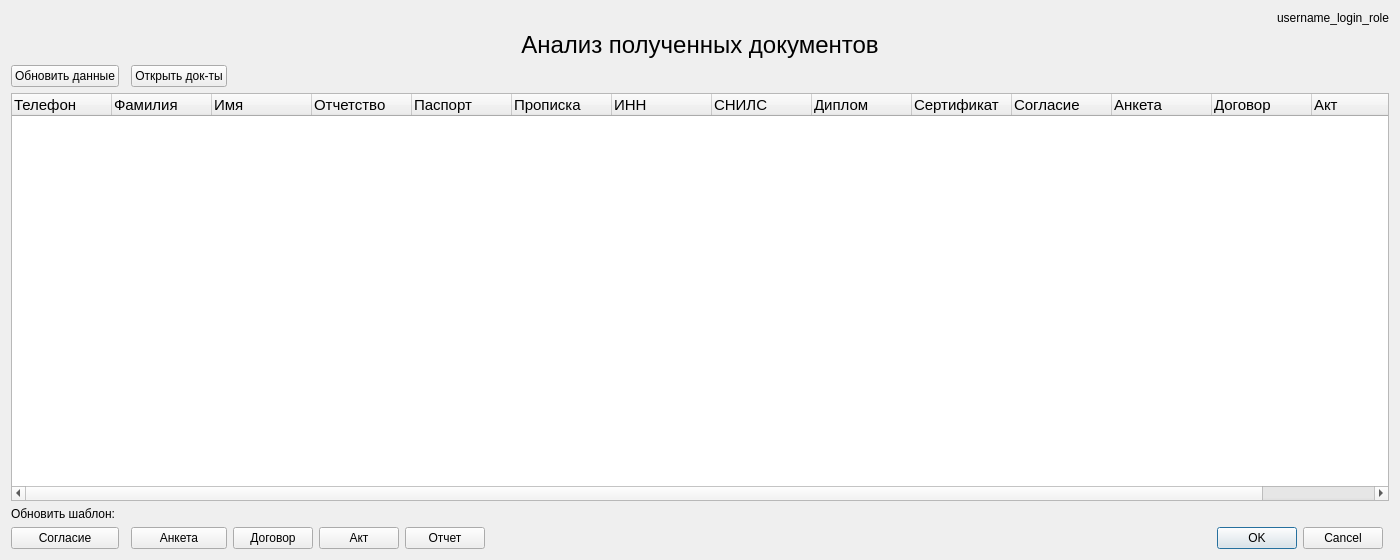
<?xml version="1.0" encoding="UTF-8"?>
<ui version="4.0">
 <class>Analisis_docs</class>
 <widget class="QDialog" name="Analisis_docs">
  <property name="geometry">
   <rect>
    <x>0</x>
    <y>0</y>
    <width>1400</width>
    <height>560</height>
   </rect>
  </property>
  <property name="windowTitle">
   <string>Логистик</string>
  </property>
  <layout class="QGridLayout" name="gridLayout">
   <item row="7" column="0" colspan="9">
    <widget class="QTreeWidget" name="treeWidget_analysis">
     <property name="font">
      <font>
       <pointsize>11</pointsize>
      </font>
     </property>
     <column>
      <property name="text">
       <string>Телефон</string>
      </property>
     </column>
     <column>
      <property name="text">
       <string>Фамилия</string>
      </property>
     </column>
     <column>
      <property name="text">
       <string>Имя</string>
      </property>
     </column>
     <column>
      <property name="text">
       <string>Отчетство</string>
      </property>
     </column>
     <column>
      <property name="text">
       <string>Паспорт</string>
      </property>
     </column>
     <column>
      <property name="text">
       <string>Прописка</string>
      </property>
     </column>
     <column>
      <property name="text">
       <string>ИНН</string>
      </property>
     </column>
     <column>
      <property name="text">
       <string>СНИЛС</string>
      </property>
     </column>
     <column>
      <property name="text">
       <string>Диплом</string>
      </property>
     </column>
     <column>
      <property name="text">
       <string>Сертификат</string>
      </property>
     </column>
     <column>
      <property name="text">
       <string>Согласие</string>
      </property>
     </column>
     <column>
      <property name="text">
       <string>Анкета</string>
      </property>
     </column>
     <column>
      <property name="text">
       <string>Договор</string>
      </property>
     </column>
     <column>
      <property name="text">
       <string>Акт</string>
      </property>
     </column>
     <column>
      <property name="text">
       <string>Отчет</string>
      </property>
     </column>
    </widget>
   </item>
   <item row="9" column="8">
    <layout class="QFormLayout" name="formLayout"/>
   </item>
   <item row="1" column="0" colspan="9">
    <widget class="QLabel" name="label_username_login_role">
     <property name="text">
      <string>username_login_role</string>
     </property>
     <property name="alignment">
      <set>Qt::AlignRight|Qt::AlignTrailing|Qt::AlignVCenter</set>
     </property>
    </widget>
   </item>
   <item row="6" column="0">
    <widget class="QPushButton" name="pushButton_update_table">
     <property name="text">
      <string>Обновить данные</string>
     </property>
    </widget>
   </item>
   <item row="6" column="2">
    <widget class="QPushButton" name="pushButton_open_analisis_doc">
     <property name="text">
      <string>Открыть док-ты</string>
     </property>
    </widget>
   </item>
   <item row="9" column="2">
    <widget class="QPushButton" name="pushButton_template_survey">
     <property name="text">
      <string>Анкета</string>
     </property>
    </widget>
   </item>
   <item row="9" column="3">
    <widget class="QPushButton" name="pushButton_template_contract">
     <property name="text">
      <string>Договор</string>
     </property>
    </widget>
   </item>
   <item row="8" column="0">
    <widget class="QLabel" name="label_update_temlate">
     <property name="text">
      <string>Обновить шаблон:</string>
     </property>
    </widget>
   </item>
   <item row="9" column="0">
    <widget class="QPushButton" name="pushButton_template_agreement">
     <property name="text">
      <string>Согласие</string>
     </property>
    </widget>
   </item>
   <item row="9" column="4">
    <widget class="QPushButton" name="pushButton_template_act">
     <property name="text">
      <string>Акт</string>
     </property>
    </widget>
   </item>
   <item row="9" column="5">
    <widget class="QPushButton" name="pushButton_template_report">
     <property name="text">
      <string>Отчет</string>
     </property>
    </widget>
   </item>
   <item row="9" column="6">
    <spacer name="horizontalSpacer">
     <property name="orientation">
      <enum>Qt::Horizontal</enum>
     </property>
     <property name="sizeHint" stdset="0">
      <size>
       <width>40</width>
       <height>20</height>
      </size>
     </property>
    </spacer>
   </item>
   <item row="2" column="0" colspan="9">
    <widget class="QLabel" name="label_analysis_download_docs">
     <property name="font">
      <font>
       <pointsize>18</pointsize>
      </font>
     </property>
     <property name="text">
      <string>Анализ полученных документов</string>
     </property>
     <property name="alignment">
      <set>Qt::AlignCenter</set>
     </property>
    </widget>
   </item>
   <item row="9" column="7">
    <widget class="QDialogButtonBox" name="buttonBox">
     <property name="standardButtons">
      <set>QDialogButtonBox::Cancel|QDialogButtonBox::Ok</set>
     </property>
    </widget>
   </item>
  </layout>
 </widget>
 <resources/>
 <connections>
  <connection>
   <sender>buttonBox</sender>
   <signal>accepted()</signal>
   <receiver>Analisis_docs</receiver>
   <slot>accept()</slot>
   <hints>
    <hint type="sourcelabel">
     <x>1173</x>
     <y>538</y>
    </hint>
    <hint type="destinationlabel">
     <x>699</x>
     <y>279</y>
    </hint>
   </hints>
  </connection>
  <connection>
   <sender>buttonBox</sender>
   <signal>rejected()</signal>
   <receiver>Analisis_docs</receiver>
   <slot>reject()</slot>
   <hints>
    <hint type="sourcelabel">
     <x>1173</x>
     <y>538</y>
    </hint>
    <hint type="destinationlabel">
     <x>699</x>
     <y>279</y>
    </hint>
   </hints>
  </connection>
  <connection>
   <sender>pushButton_open_analisis_doc</sender>
   <signal>clicked()</signal>
   <receiver>Analisis_docs</receiver>
   <slot>show()</slot>
   <hints>
    <hint type="sourcelabel">
     <x>216</x>
     <y>78</y>
    </hint>
    <hint type="destinationlabel">
     <x>699</x>
     <y>279</y>
    </hint>
   </hints>
  </connection>
 </connections>
</ui>
